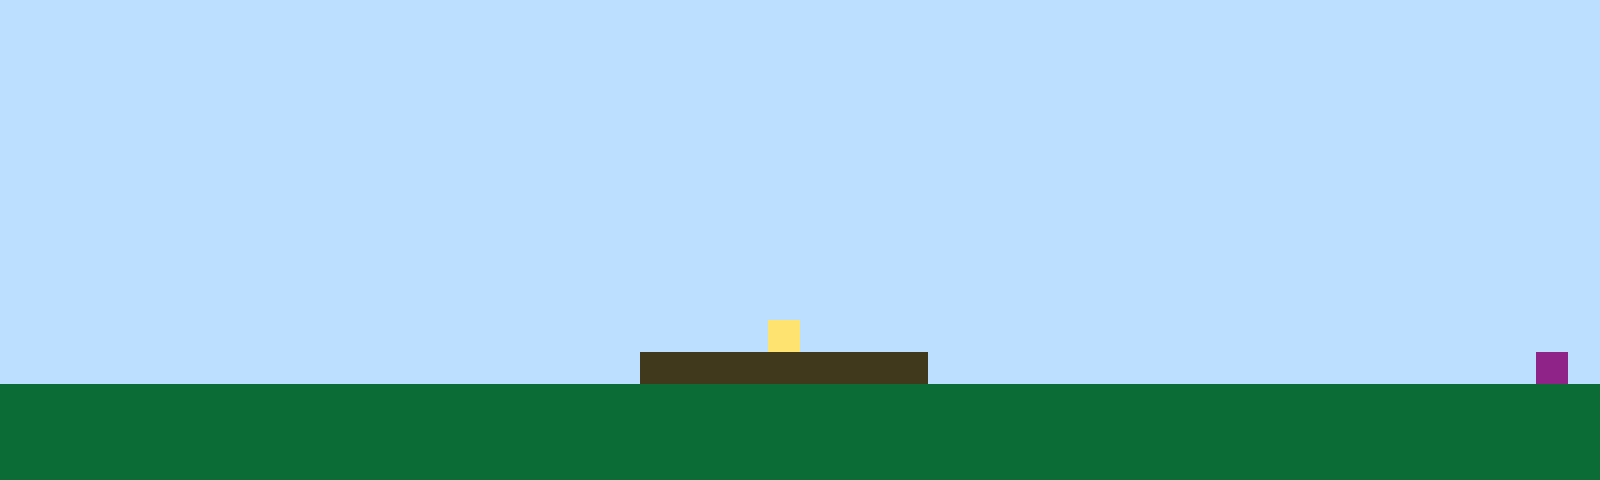

Tiled map render using the project's own tile images. Description and the whole map definition, tile-layer contents included, below:
An orthogonal 50x15 tile map with 32x32 px tiles, 1 tile layer (Tile Layer 1).

<map version="1.10" tiledversion="1.11.2" orientation="orthogonal" renderorder="right-up" width="50" height="15" tilewidth="32" tileheight="32" infinite="0" nextlayerid="2" nextobjectid="1"><editorsettings><export target="map1.csv" format="csv" /></editorsettings><tileset firstgid="1" name="sprites" tilewidth="32" tileheight="32" tilecount="6" columns="3"><image source="sprites.png" width="96" height="64" /></tileset><layer id="1" name="Tile Layer 1" width="50" height="15"><data encoding="csv">1,1,1,1,1,1,1,1,1,1,1,1,1,1,1,1,1,1,1,1,1,1,1,1,1,1,1,1,1,1,1,1,1,1,1,1,1,1,1,1,1,1,1,1,1,1,1,1,1,1,1,1,1,1,1,1,1,1,1,1,1,1,1,1,1,1,1,1,1,1,1,1,1,1,1,1,1,1,1,1,1,1,1,1,1,1,1,1,1,1,1,1,1,1,1,1,1,1,1,1,1,1,1,1,1,1,1,1,1,1,1,1,1,1,1,1,1,1,1,1,1,1,1,1,1,1,1,1,1,1,1,1,1,1,1,1,1,1,1,1,1,1,1,1,1,1,1,1,1,1,1,1,1,1,1,1,1,1,1,1,1,1,1,1,1,1,1,1,1,1,1,1,1,1,1,1,1,1,1,1,1,1,1,1,1,1,1,1,1,1,1,1,1,1,1,1,1,1,1,1,1,1,1,1,1,1,1,1,1,1,1,1,1,1,1,1,1,1,1,1,1,1,1,1,1,1,1,1,1,1,1,1,1,1,1,1,1,1,1,1,1,1,1,1,1,1,1,1,1,1,1,1,1,1,1,1,1,1,1,1,1,1,1,1,1,1,1,1,1,1,1,1,1,1,1,1,1,1,1,1,1,1,1,1,1,1,1,1,1,1,1,1,1,1,1,1,1,1,1,1,1,1,1,1,1,1,1,1,1,1,1,1,1,1,1,1,1,1,1,1,1,1,1,1,1,1,1,1,1,1,1,1,1,1,1,1,1,1,1,1,1,1,1,1,1,1,1,1,1,1,1,1,1,1,1,1,1,1,1,1,1,1,1,1,1,1,1,1,1,1,1,1,1,1,1,1,1,1,1,1,1,1,1,1,1,1,1,1,1,1,1,1,1,1,1,1,1,1,1,1,1,1,1,1,1,1,1,1,1,1,1,1,1,1,1,1,1,1,1,1,1,1,1,1,1,1,1,1,1,1,1,1,1,1,1,1,1,1,1,1,1,1,1,1,1,1,1,1,1,1,1,1,1,1,1,1,1,1,1,1,1,1,1,1,1,1,1,1,1,1,1,1,1,1,1,1,1,1,1,1,1,1,1,1,1,1,1,1,1,1,1,1,1,1,1,1,1,1,1,1,1,1,1,1,1,1,1,1,1,1,1,1,1,1,1,1,1,1,1,1,1,1,1,1,4,1,1,1,1,1,1,1,1,1,1,1,1,1,1,1,1,1,1,1,1,1,1,1,1,1,1,1,1,1,1,1,1,1,1,1,1,1,1,1,1,1,1,1,1,1,3,3,3,3,3,3,3,3,3,1,1,1,1,1,1,1,1,1,1,1,1,1,1,1,1,1,1,1,6,1,2,2,2,2,2,2,2,2,2,2,2,2,2,2,2,2,2,2,2,2,2,2,2,2,2,2,2,2,2,2,2,2,2,2,2,2,2,2,2,2,2,2,2,2,2,2,2,2,2,2,2,2,2,2,2,2,2,2,2,2,2,2,2,2,2,2,2,2,2,2,2,2,2,2,2,2,2,2,2,2,2,2,2,2,2,2,2,2,2,2,2,2,2,2,2,2,2,2,2,2,2,2,2,2,2,2,2,2,2,2,2,2,2,2,2,2,2,2,2,2,2,2,2,2,2,2,2,2,2,2,2,2,2,2,2,2,2,2,2,2,2,2,2,2,2,2,2,2,2,2</data></layer></map>
